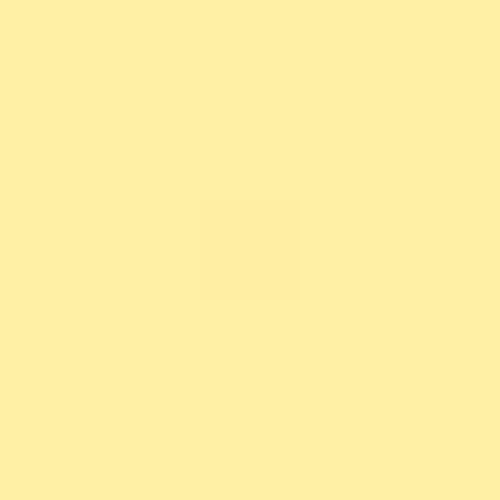
Frame 1 (no input)
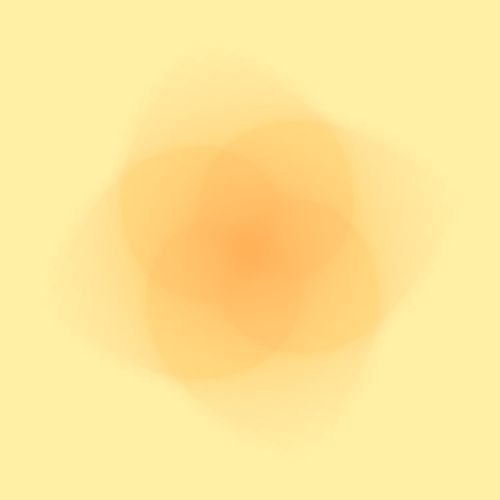
Frame 60 (the mouse pressed at the canvas centre just before this capture)
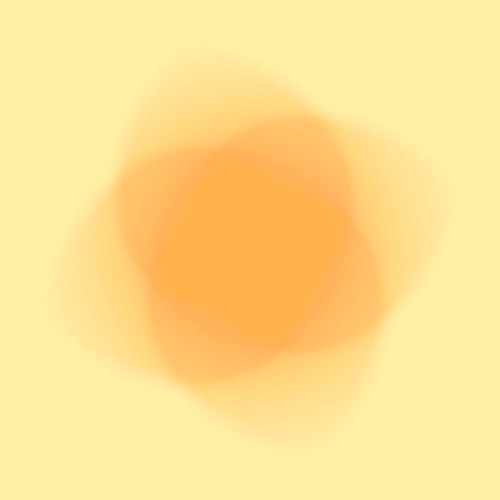
Frame 120 (the mouse held since frame 60 and released just before this capture)

The Processing sketch that drew these frames (run headless with seeded random() and noise(); from frame 60 on, the mouse is pressed at the canvas centre):

// Processing sketch: processing_112649
// ── processing_112649.pde

float angle = 0;
float s = 1;
float scaleSpeed = 0.1;
float timer = 0.0;

void setup()
{
  size(500, 500);
  background(255, 240, 165);
}

void draw()
{
  timer++;
  if (timer < 180)
  {
    part1();
  }
  if (timer > 180 && timer < 360)
  {
    part2();
  }
  if (timer > 360 && timer < 540)
  {
    part3();
  }
  if (timer == 540)
  {
    timer = 0;
  }

  angle += 0.1; //speed to rotate
  s += scaleSpeed; //scaleSpeed
  if ( s > 3 || s < 0)
  {
    scaleSpeed = -scaleSpeed;
  }
}
void part1()
{

  rectMode(CENTER);

  pushMatrix(); //before transform

  translate(width/2, height/2); //first
  rotate(angle);  //second
  scale(s);  //third
  noStroke();
  fill(255, 176, 59, 5);
  rect(0, 0, 100, 100);  //last

  popMatrix(); // after transform
}

void part2()
{

  ellipseMode(CENTER);

  pushMatrix();

  translate(width/2, height/2);
  scale(s/2);
  fill(182, 73, 38);
  float ellipseY = (height / 2) + cos(radians(angle)) * height / 2;
  ellipse(0, 100, 100, 100);
  ellipse(100, 0, 100, 100);

  popMatrix();
}

void part3()
{

  pushMatrix();

  translate(width/2, height/2);
  rotate(radians(45));
  noFill();
  stroke(142, 40, 0, 100);
  ellipse(0, 0, 50, 50);

  popMatrix();
}
